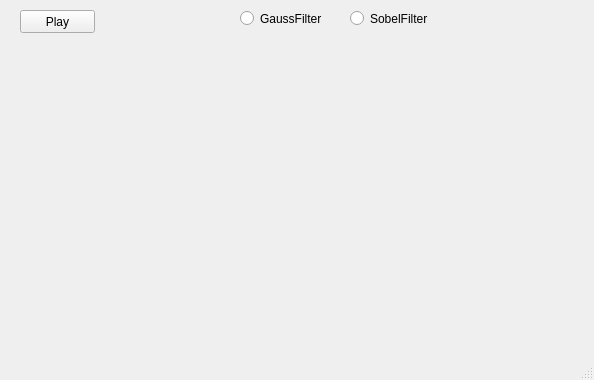
<?xml version="1.0" encoding="UTF-8"?>
<ui version="4.0">
 <class>MainWindow</class>
 <widget class="QMainWindow" name="MainWindow">
  <property name="geometry">
   <rect>
    <x>0</x>
    <y>0</y>
    <width>594</width>
    <height>380</height>
   </rect>
  </property>
  <property name="windowTitle">
   <string>MainWindow</string>
  </property>
  <widget class="QWidget" name="centralwidget">
   <widget class="QPushButton" name="pushButton">
    <property name="geometry">
     <rect>
      <x>20</x>
      <y>10</y>
      <width>75</width>
      <height>23</height>
     </rect>
    </property>
    <property name="text">
     <string>Play</string>
    </property>
   </widget>
   <widget class="QRadioButton" name="radioButton">
    <property name="geometry">
     <rect>
      <x>240</x>
      <y>10</y>
      <width>82</width>
      <height>17</height>
     </rect>
    </property>
    <property name="text">
     <string>GaussFilter</string>
    </property>
   </widget>
   <widget class="QRadioButton" name="radioButton_2">
    <property name="geometry">
     <rect>
      <x>350</x>
      <y>10</y>
      <width>82</width>
      <height>17</height>
     </rect>
    </property>
    <property name="text">
     <string>SobelFilter</string>
    </property>
   </widget>
   <widget class="QWidget" name="gridLayoutWidget">
    <property name="geometry">
     <rect>
      <x>10</x>
      <y>59</y>
      <width>461</width>
      <height>271</height>
     </rect>
    </property>
    <layout class="QGridLayout" name="gridLayout"/>
   </widget>
  </widget>
  <widget class="QMenuBar" name="menubar">
   <property name="geometry">
    <rect>
     <x>0</x>
     <y>0</y>
     <width>594</width>
     <height>21</height>
    </rect>
   </property>
  </widget>
  <widget class="QStatusBar" name="statusbar"/>
 </widget>
 <resources/>
 <connections/>
</ui>
